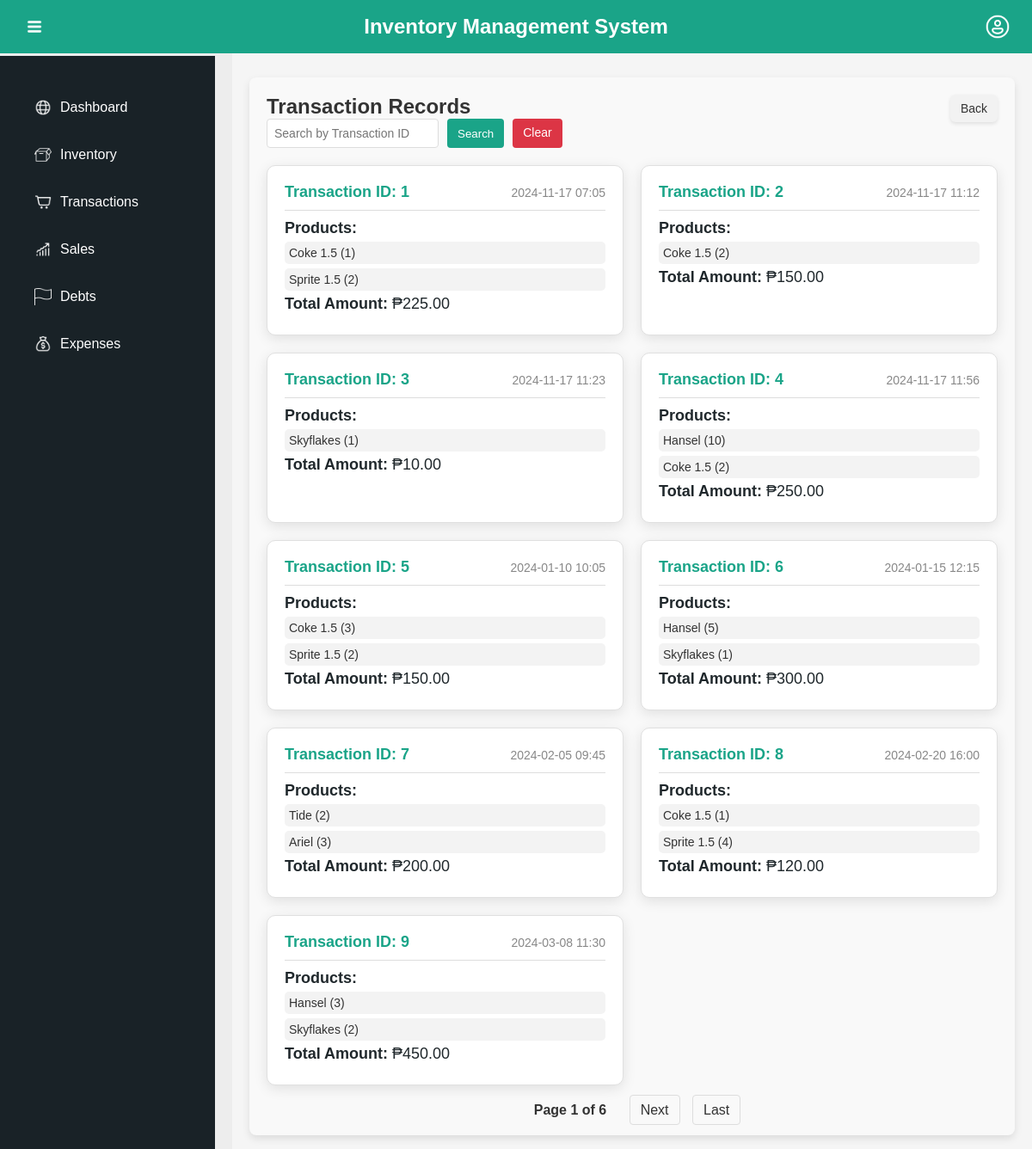
The app's page /pos_app/transaction_records/ with its own data.
### POS_APP/models.py (models this page shows, shortened)
class Transaction(models.Model):
    date = models.DateTimeField(auto_now_add=True)
    total_price = models.DecimalField(max_digits=10, decimal_places=2, blank=True, null=True)

class TransactionItem(models.Model):
    transaction = models.ForeignKey(Transaction, related_name='items', on_delete=models.CASCADE)
    product = models.ForeignKey(Product, on_delete=models.CASCADE)
    quantity_sold = models.IntegerField()

class Product(models.Model):
    name = models.CharField(max_length=200)
    category = models.CharField(max_length=200)
    quantity = models.IntegerField()
    buying_price = models.DecimalField(max_digits=10, decimal_places=2)
    selling_price = models.DecimalField(max_digits=10, decimal_places=2)
    reorder_level = models.IntegerField()

### POS_APP/views.py (the view)
# urls.py: path('transaction_records/', views.transaction_records, name='transaction_records'),
def transaction_records(request):
    query = request.GET.get('query', '')  # Get the search query from the URL
    transactions_list = Transaction.objects.prefetch_related('items__product').order_by('id')
    if query.isdigit():  # Check if the query is a digit
        transactions_list = transactions_list.filter(id=query)  # Exact match for transaction ID
    elif query:  # If the query is not numeric, return an empty queryset
        transactions_list = transactions_list.none()
    paginator = Paginator(transactions_list, 9)  # 9 transactions per page
    page = request.GET.get('page', 1)
    try:
        transactions = paginator.page(page)
    except (PageNotAnInteger, EmptyPage):
        transactions = paginator.page(1)  # Default to first page if invalid page
    return render(request, 'pos/transaction_records.html', {
        'transactions': transactions,
        'query': query  # Pass the query to the template
    })

### POS_APP/templates/pos/transaction_records.html (shortened to what this page needs)
{% extends 'MGSariSari_Inventory/base.html' %}
{% load static %}
{% block head %}
    <link rel="stylesheet" href="{% static 'POS_APP/css/transaction_records.css' %}">
{% endblock %}
{% block content %}
<div class="transaction-records-container">
        <h2>Transaction Records</h2>
        <a href="{% url 'POS_APP:pos' %}" class="back-link">Back</a>
        <form method="get" class="search-form">
            <input type="text" name="query" placeholder="Search by Transaction ID" value="{{ query }}">
            <button type="submit">Search</button>
            <a href="{% url 'POS_APP:transaction_records' %}" class="clear-button">Clear</a>
        </form>
    <div class="records-cards">
        {% for transaction in transactions %}
        <div class="transaction-card">
            <div class="transaction-header">
                <h3>Transaction ID: {{ transaction.id }}</h3>
                <span class="transaction-date">{{ transaction.date|date:"Y-m-d H:i" }}</span>
            </div>
            <div class="transaction-body">
                <p><strong>Products:</strong></p>
                <ul>
                    {% for item in transaction.items.all %}
                    <li>{{ item.product.name }} ({{ item.quantity_sold }})</li>
                    {% endfor %}
                </ul>
                <p><strong>Total Amount:</strong> ₱{{ transaction.total_price }}</p>
            </div>
        </div>
        {% empty %}
        <p>No transactions available.</p>
        {% endfor %}
    </div>
    <div class="pagination">
        <span>Page {{ transactions.number }} of {{ transactions.paginator.num_pages }}</span>
        {% if transactions.has_next %}
        <a href="?page={{ transactions.next_page_number }}">Next</a>
        <a href="?page={{ transactions.paginator.num_pages }}">Last</a>
        {% endif %}
    </div>
</div>
{% endblock %}

### MGSariSari_Inventory/templates/MGSariSari_Inventory/base.html (shortened to what this page needs)
{% load static %}
<!DOCTYPE html>
<html lang="en">
<head>
    <link rel="stylesheet" href="{% static 'css/dashboard.css' %}">
    <link rel="stylesheet" href="{% static 'css/sales.css' %}">
    <link rel="stylesheet" href="{% static 'inventory/dashboard.css' %}">
    <link rel="stylesheet" href="{% static 'inventory/inventory.css' %}">
    {% block head %}{% endblock %}
</head>
<body>
    <div class="header">
        <div class="nav-left">
            <img src="{% static 'icons/menu.png' %}" alt="Menu Icon" class="menu-icon">
        </div>
        <div class="nav-center">
            Inventory Management System
        </div>
        <div class="nav-right">
            <img src="{% static 'icons/profile.png' %}" alt="Profile Icon" class="profile-icon">
        </div>
    </div>
    <div class="dashboard-container">
        <div class="sidebar">
            <ul class="sidebar-menu">
                <li class="menu-item">
                    <a href="{% url 'dashboard' %}">
                        <img src="{% static 'icons/dashboard.png' %}" alt="Dashboard Icon" style="width: 20px; height: 20px;">
                        Dashboard
                    </a>
                </li>
                <li class="menu-item">
                    <a href="{% url 'ProductManagement_APP:inventory_list' %}">
                        <img src="{% static 'icons/inventory.png' %}" alt="Inventory Icon" style="width: 20px; height: 20px;">
                        Inventory
                    </a>
                </li>
                <li class="menu-item">
                    <a href="{% url 'POS_APP:pos' %}">
                        <img src="{% static 'icons/transactions.png' %}" alt="Transactions Icon" style="width: 20px; height: 20px;">
                        Transactions
                    </a>
                </li>
                <li class="menu-item">
                    <a href="{% url 'sales' %}">
                        <img src="{% static 'icons/sales.png' %}" alt="Sales Icon" style="width: 20px; height: 20px;">
                        Sales
                    </a>
                </li>
                <li class="menu-item">
                    <a href="{% url 'debts' %}">
                        <img src="{% static 'icons/debts.png' %}" alt="Debts Icon" style="width: 20px; height: 20px;">
                        Debts
                    </a>
                </li>
                <li class="menu-item">
                    <a href="{% url 'expenses' %}">
                        <img src="{% static 'icons/expenses.png' %}" alt="Expenses Icon" style="width: 20px; height: 20px;">
                        Expenses
                    </a>
                </li>
            </ul>
        </div>
        <div class="main-content content container">
            {% block content %}{% endblock %}
        </div>
    </div>
</body>
</html>

### MGSariSari_Inventory/static/css/dashboard.css (style rules this page uses)
* { margin: 0; padding: 0; box-sizing: border-box; font-family: Arial, sans-serif; }
body, html { height: 100%; width: 100%; overflow: hidden; }
.nav-left, .nav-right { flex: 0 0 50px; display: flex; justify-content: center; align-items: center; position: relative; }
.nav-center { flex: 1; text-align: center; }
.menu-icon, .profile-icon { width: 30px; height: 30px; cursor: pointer; }
.dashboard-container { display: flex; height: calc(100vh - 60px); width: 100vw; margin-top: 60px; background-color: #EDEDED; }
.sidebar { width: 250px; background-color: #192227; color: white; display: flex; flex-direction: column; justify-content: space-between; padding: 20px; }
.sidebar-menu { list-style: none; }
.menu-item { margin: 15px 0; padding: 10px; cursor: pointer; transition: background-color 0.3s; display: flex; align-items: center; }
.menu-item img { margin-right: 10px; width: 20px; height: 20px; }
.main-content { flex: 1; padding: 30px; background-color: #F5F5F5; overflow-y: auto; }
.main-content p { font-size: 18px; color: #20282c; margin-top: 20px; }
img { display: inline-block; vertical-align: middle; }
.nav-right img, .nav-left img { width: 30px; height: 30px; }
.sidebar img { width: 24px; height: 24px; }
.sidebar .menu-item { display: flex; align-items: center; }
.sidebar .menu-item img { margin-right: 10px; }

### ProductManagement_APP/static/inventory/dashboard.css (style rules this page uses)
* { margin: 0; padding: 0; box-sizing: border-box; font-family: Arial, sans-serif; }
body, html { height: 100%; width: 100%; overflow: hidden; }
.nav-left, .nav-right { flex: 0 0 50px; display: flex; justify-content: center; align-items: center; position: relative; }
.nav-center { flex: 1; text-align: center; }
.menu-icon, .profile-icon { width: 30px; height: 30px; cursor: pointer; }
.dashboard-container { display: flex; height: calc(100vh - 60px); width: 100vw; margin-top: 60px; background-color: #EDEDED; }
.sidebar { width: 250px; background-color: #192227; color: white; display: flex; flex-direction: column; justify-content: space-between; padding: 20px; }
.sidebar-menu { list-style: none; }
.menu-item { margin: 15px 0; padding: 10px; cursor: pointer; transition: background-color 0.3s; display: flex; align-items: center; }
.menu-item img { margin-right: 10px; width: 20px; height: 20px; }
.main-content { flex: 1; padding: 30px; background-color: #f5f5f5; overflow-y: auto; }
.main-content p { font-size: 18px; color: #20282c; margin-top: 20px; }
img { display: inline-block; vertical-align: middle; }
.nav-right img, .nav-left img { width: 30px; height: 30px; }
.sidebar img { width: 24px; height: 24px; }
.sidebar .menu-item { display: flex; align-items: center; }
.sidebar .menu-item img { margin-right: 10px; }

### ProductManagement_APP/static/inventory/inventory.css (style rules this page uses)
* { margin: 0; padding: 0; box-sizing: border-box; }
body { display: flex; font-family: 'Arial', sans-serif; color: #333; background-color: #f5f5f5; margin: 0; }
.content { flex: 1; padding: 40px; }

### MGSariSari_Inventory/templates/MGSariSari_Inventory/base.html (style rules this page uses)
body { font-family: Arial, sans-serif; background-color: #f5f5f5; margin: 0; padding: 0; }
.container { max-width: 1200px; padding: 20px; }
.header { background-color: #1AA488; color: white; padding: 15px; display: flex; justify-content: space-between; align-items: center; font-size: 24px; font-weight: bold; position: fixed; top: 0; left: 0; width: 100%; z-index: 1; }
.header .nav-left img { width: 24px; height: 24px; cursor: pointer; }
.header .nav-center { flex-grow: 1; text-align: center; }
.header .nav-right img { width: 32px; height: 32px; cursor: pointer; }
.sidebar { width: 250px; background-color: #192227; color: white; height: 100vh; position: fixed; top: 65px; left: 0; padding-top: 25px; font-size: 16px; }
.sidebar ul { list-style-type: none; padding: 0; }
.sidebar ul li { padding: 10px 20px; color: white; }
.menu-item a { text-decoration: none; color: white; display: flex; align-items: center; }
.content { margin-left: 270px; padding-top: 30px; }

### records on screen
TransactionItem: product.name "Coke 1.5", quantity_sold "1"
TransactionItem: product.name "Sprite 1.5", quantity_sold "2"
TransactionItem: product.name "Coke 1.5", quantity_sold "2"
TransactionItem: product.name "Skyflakes", quantity_sold "1"
TransactionItem: product.name "Hansel", quantity_sold "10"
TransactionItem: product.name "Coke 1.5", quantity_sold "2"
TransactionItem: product.name "Coke 1.5", quantity_sold "3"
TransactionItem: product.name "Sprite 1.5", quantity_sold "2"
TransactionItem: product.name "Hansel", quantity_sold "5"
TransactionItem: product.name "Skyflakes", quantity_sold "1"
TransactionItem: product.name "Tide", quantity_sold "2"
TransactionItem: product.name "Ariel", quantity_sold "3"
TransactionItem: product.name "Coke 1.5", quantity_sold "1"
TransactionItem: product.name "Sprite 1.5", quantity_sold "4"
TransactionItem: product.name "Hansel", quantity_sold "3"
TransactionItem: product.name "Skyflakes", quantity_sold "2"

### other values on screen
{{ transactions.number }} "1"
{{ transactions.paginator.num_pages }} "6"
